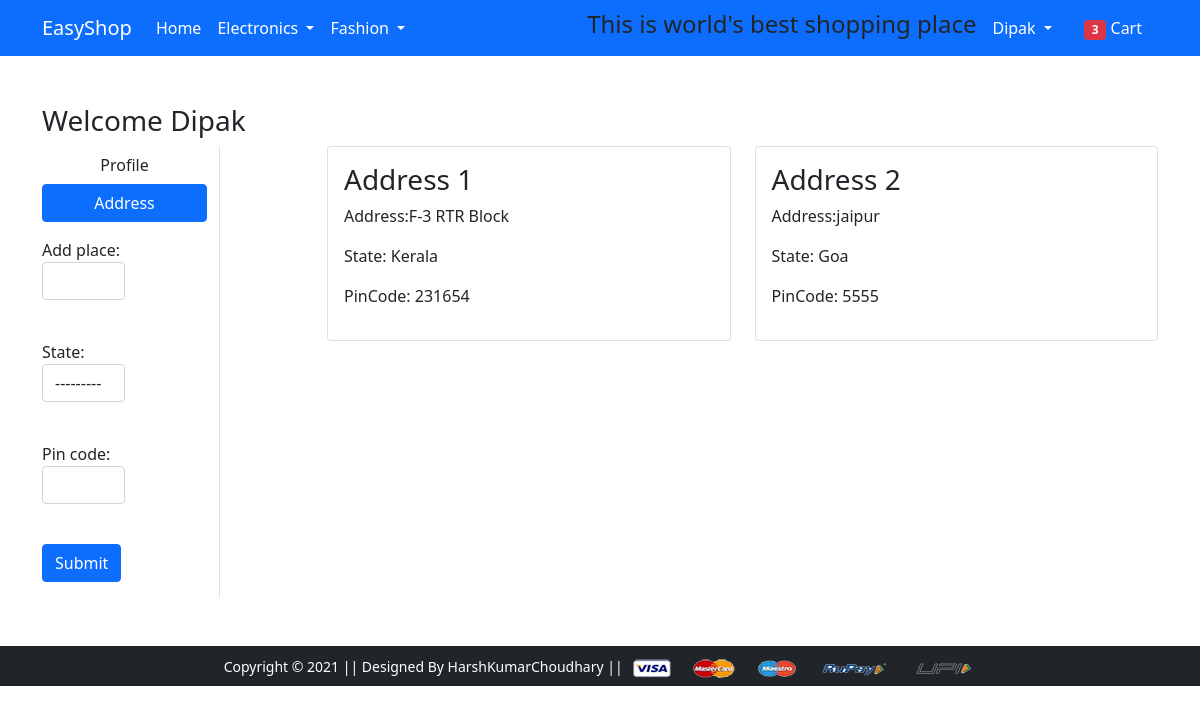
The page /address/ (signed in) on the database its author committed.
### app/models.py (models this page shows, shortened)
class address(models.Model):
    STATE_CHOICES = (
     ('Andaman and Nicobar','Andaman and Nicobar'),
     ('Assam','Assam'),
     ('Andhra Pradesh','Andhra Pradesh'),
     ('Arunachal Pradesh','Arunachal Pradesh'),
     ('Bihar','Bihar'),
     ('Chhattisgarh','Chhattisgarh'),
     ('Dadar and Nagar Haveli','Dadar and Nagar Haveli'),
     ('Daman and Diu','Daman and Diu'),
     ('Goa','Goa'),
     ('Gujarat','Gujarat'),
     ('Haryana','Haryana'),
     ('Himachal Pradesh	','Himachal Pradesh	'),
     ('Jharkhand','Jharkhand'),
     ('Karnataka','Karnataka'),
     ('Kerala','Kerala'),
     ('Madhya Pradesh','Madhya Pradesh'),
     ('Maharashtra','Maharashtra'),
     ('Manipur','Manipur'),
     ('Meghalaya','Meghalaya'),
     ('Mizoram','Mizoram'),
     ('Nagaland','Nagaland'),
     ('Odisha','Odisha'),
     ('Punjab','Punjab'),
     ('Rajasthan','Rajasthan'),
     ('Sikkim','Sikkim'),
     ('Tamil Nadu','Tamil Nadu'),
     ('Telangana','Telangana'),
     ('Tripura','Tripura'),
     ('Uttar Pradesh','Uttar Pradesh'),
     ('Uttarakhand','Uttarakhand'),
     ('West Bengal','West Bengal'),
)
    user = models.ForeignKey(User, on_delete=models.CASCADE,null =True )
    add_place = models.TextField()
    state = models.CharField(max_length=50,choices=STATE_CHOICES)
    pin_code = models.IntegerField()

### app/views.py (the view, shortened to what this page needs)
# urls.py: path('address/', views.addres.as_view(), name='address'),
class addres(View):
    def get(self,request):
        totalitem=0
        if request.user.is_authenticated:
            totalitem = len(cart.objects.filter(buyer=buyer.objects.get(user=request.user)))
        form = buyeraddress()
        add = address.objects.filter(user=request.user)
        return render(request, 'app/address.html',{'add':add,'form':form,'active':'btn-primary','total':totalitem})

### app/forms.py
class buyeraddress(forms.ModelForm):
    class Meta:
        model=address
        fields=['add_place','state','pin_code']
        widgets={'add_place':forms.TextInput(attrs={'class':'form-control'}),'state':forms.Select(attrs={'class':'form-control'}),'pin_code':forms.NumberInput(attrs={'class':'form-control'})}

### app/templates/app/address.html (shortened to what this page needs)
{% extends 'app/base.html' %}
{% load static %}
{% block main-content %}
<div class="container my-5">
 <div class="row my-3"style="width:20">
 <h3>Welcome <span class="text-capitalize">{{request.user}}</span></h3>
  <div class="col-sm-2 border-end">
   <ul class="list-unstyled">
    <li class="d-grid"><a href="{% url 'app:profile' %}" class="btn">Profile</a></li>
    <li class="d-grid"><a href="{% url 'app:address' %}" class="btn {{active}}">Address</a></li>
   </ul>
  <form action="" method="post" novalidate>
    {% for f in form %}
    <div class="form-group col-lg-6 mb-3">
    {{f.label_tag}}{{f}}<small class="text-danger">{{f.errors|striptags}}</small><br>
    </div>
    {% endfor %}
    <div class="col-12 mt-3">
      <button type="submit" class="btn btn-primary mb-3">Submit</button>
    </div>
  </form>
  </div>
  <div class="col-sm-9 offset-sm-1">
   <div class="row">
   {% for ad in add %}
    <div class="col-sm-6">
     <div class="card">
      <div class="card-body">
       <h3>Address {{forloop.counter}}</h3>
       <p>Address:{{ad.add_place}} </p>
       <p>State: {{ad.state}}</p>
       <p>PinCode: {{ad.pin_code}}</p>
      </div>
     </div>
    </div>
    {% endfor %}
   </div>
  </div>
 </div>
</div>
{% endblock main-content %}

### app/templates/app/base.html (shortened to what this page needs)
<!doctype html>
{% load static %}
<html lang="en">
  <head>
    <link href="https://cdn.jsdelivr.net/npm/bootstrap@5.0.0-beta1/dist/css/bootstrap.min.css" rel="stylesheet">
    <link rel="stylesheet" href="{% static 'app/css/owl.carousel.min.css' %}">
    <link rel="stylesheet" href="{% static 'app/css/all.min.css' %}">
    <link rel="stylesheet" href="{% static 'app/css/style.css' %}">
  </head>
  <body>
    <nav class="navbar navbar-expand-lg navbar-dark bg-primary">
     <div class="container">
       <a class="navbar-brand" href="/">EasyShop</a>
       <div class="collapse navbar-collapse" id="navbarSupportedContent">
         <ul class="navbar-nav me-auto mb-2 mb-lg-0">
           <li class="nav-item">
             <a class="nav-link active" aria-current="page" href="/buyers">Home</a>
           </li>
           <li class="nav-item dropdown">
             <a class="nav-link dropdown-toggle text-white" href="#" id="electronicsDropdown" role="button" data-bs-toggle="dropdown" aria-expanded="false">
               Electronics
             </a>
           </li>
           <li class="nav-item dropdown">
             <a class="nav-link dropdown-toggle text-white" href="#" id="fashionDropdown" role="button" data-bs-toggle="dropdown" aria-expanded="false">
               Fashion
             </a>
           </li>
         </ul>
         <h4 style=" text-color:red">This is world's best shopping place</h4>
         <div>
          <ul class="navbar-nav me-auto mb-2 mb-lg-0">
          {% if request.user.is_authenticated %}
           <li class="nav-item dropdown mx-2">
              <a class="nav-link dropdown-toggle text-white" href="#" id="profileDropdown" role="button" data-bs-toggle="dropdown" aria-expanded="false">
              <span class="text-capitalize">{{request.user}}</span>
              </a>
            </li>
            <li class="nav-item mx-2">
             <a href="{% url 'app:showcart' %}" class="nav-link text-white"><span class="badge bg-danger">{{total}}</span> Cart </a>
            </li>
            {% endif %}
          </ul>
         </div>
       </div>
     </div>
    </nav>
    {% block main-content %} {% endblock main-content %}
    <footer class="container-fluid bg-dark text-center p-2 mt-5">
        <small class="text-white">Copyright &copy; 2021 || Designed By HarshKumarChoudhary || </small>
        <img src="{% static 'app/images/payment.png' %}" alt="" srcset="" class="img-fluid" height="2px">
    </footer>
  </body>
</html>

### rows shown on the page
address: add_place "F-3 RTR Block", state "Kerala", pin_code "231654"
address: add_place "jaipur", state "Goa", pin_code "5555"

### other values the page prints
{{ request.user }} "Dipak"
{{ total }} "3"
{{ f.label_tag }} "Add place:" "State:" "Pin code:"
